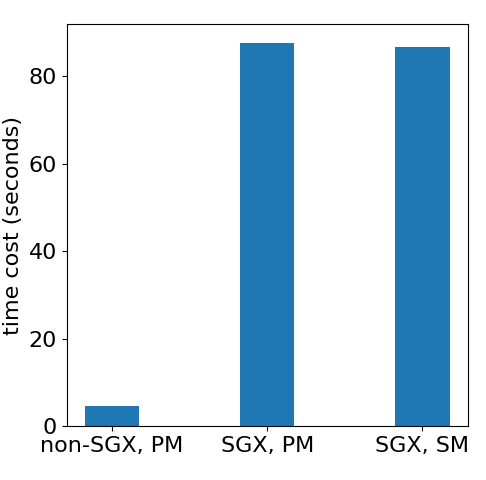

This chart was generated by the following Python code:
import matplotlib.pyplot as plt
import matplotlib
import numpy as np

matplotlib.rcParams['font.size'] = 16

labels = ['non-SGX, PM', 'SGX, PM', 'SGX, SM']
times = [4.711, 87.502, 86.667]
width = 0.35

fig, ax = plt.subplots()
ax.bar(labels, times, width=width)
# x = np.arange(len(labels))  # the label locations

# Add some text for labels, title and custom x-axis tick labels, etc.
ax.set_ylabel('time cost (seconds)')
# ax.set_xticks(x,labels, rotation=5)

# ax.bar_label(rects1, padding=3, rotation=45)
# ax.bar_label(rects2, padding=3, rotation=45)

fig.tight_layout()

plt.show()

# data = np.asarray([ubuntu18, windows11])
# plt.boxplot(data,labels=labels)
# plt.show()
